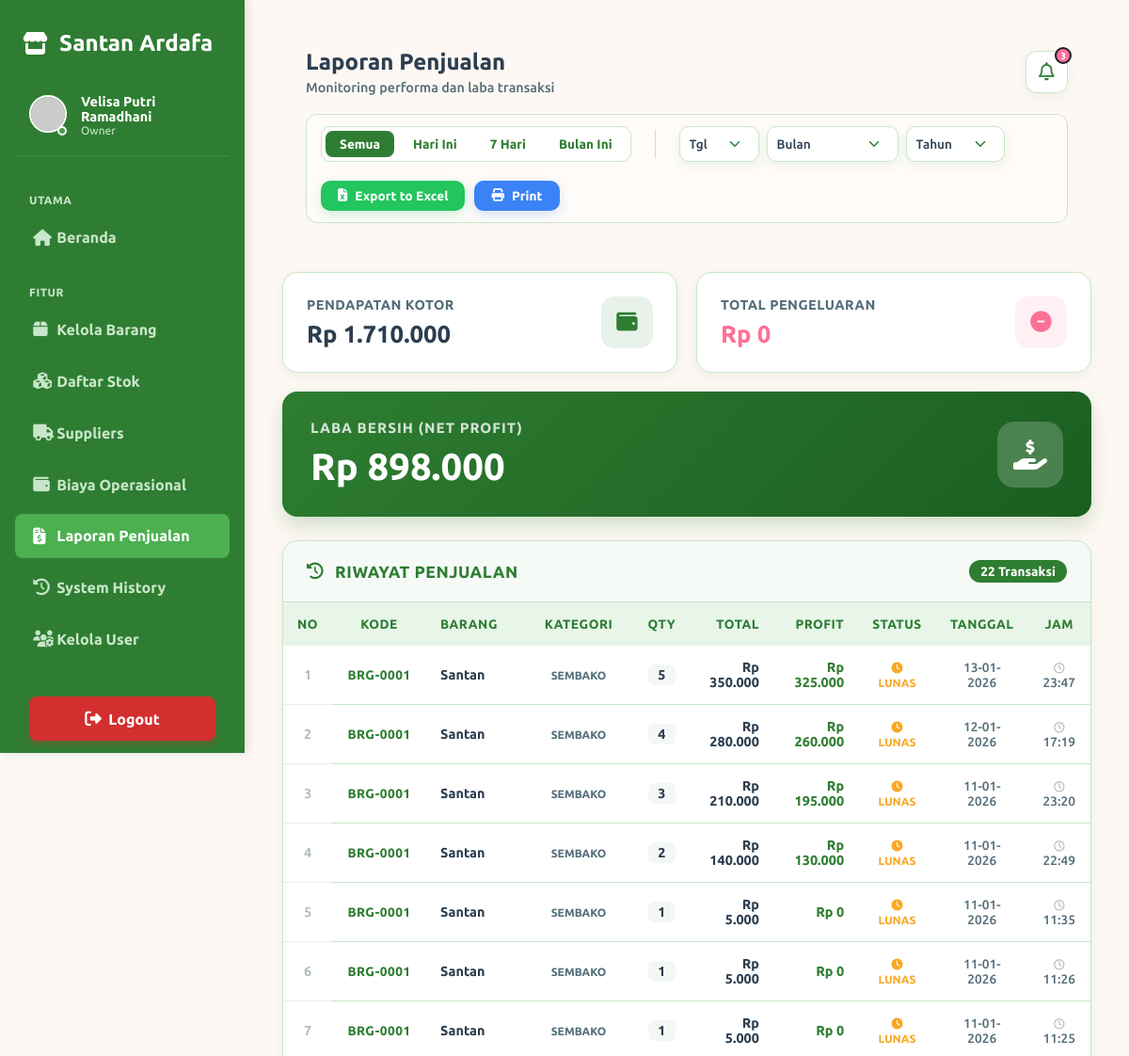
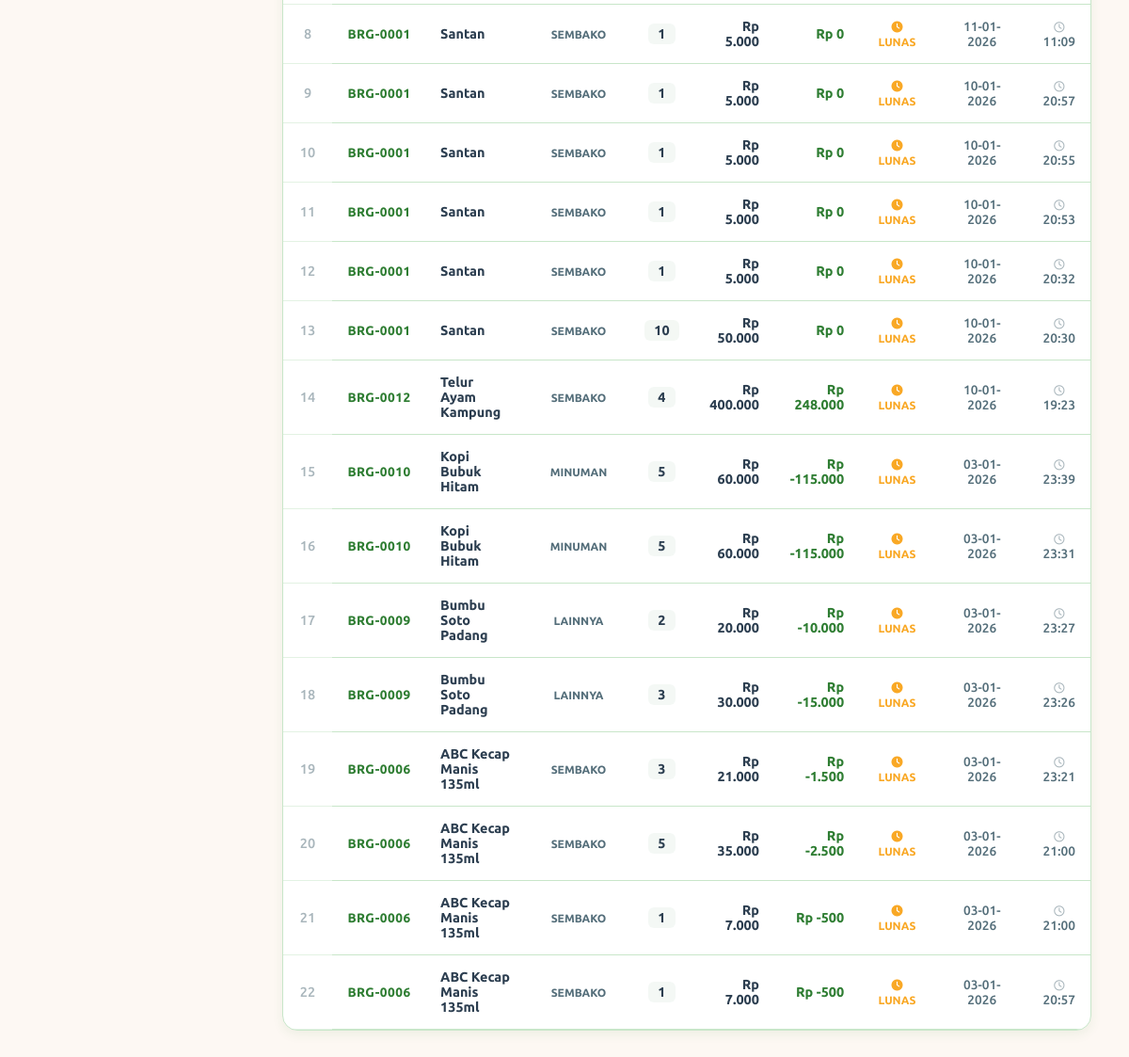
/modules/dashboard/laporan.php (signed in), run on the app's committed database (2 pictures, top to bottom).
### tables this page shows
CREATE TABLE `transaksi` (
  `id` int(11) NOT NULL,
  `id_barang` int(11) NOT NULL,
  `nama_barang` varchar(100) DEFAULT NULL,
  `qty` int(11) NOT NULL,
  `total` int(11) NOT NULL,
  `status` enum('lunas','belum_bayar') DEFAULT 'belum_bayar',
  `tanggal` datetime DEFAULT NULL,
  `total_harga` decimal(15,2) DEFAULT 0.00,
  `is_read` tinyint(1) DEFAULT 0
);

CREATE TABLE `barang` (
  `id` int(11) NOT NULL,
  `kode_barang` varchar(50) NOT NULL,
  `nama_barang` varchar(150) NOT NULL,
  `kategori` varchar(100) NOT NULL,
  `supplier_id` int(11) DEFAULT NULL,
  `posisi` varchar(150) DEFAULT NULL,
  `satuan` varchar(20) NOT NULL,
  `stok` int(11) NOT NULL DEFAULT 0,
  `stok_min` int(11) NOT NULL DEFAULT 0,
  `harga_beli` int(11) NOT NULL DEFAULT 0,
  `harga_jual` int(11) NOT NULL DEFAULT 0,
  `tgl_masuk` date NOT NULL,
  `tgl_kadaluarsa` date DEFAULT NULL,
  `created_at` timestamp NOT NULL DEFAULT current_timestamp(),
  `gambar` varchar(255) DEFAULT NULL
);

### modules/dashboard/laporan.php (the view, shortened to what the rows shown need)
<?php
require_once 'owner_model.php';
$where = "";
$sql = "
    SELECT
        b.kode_barang,
        b.nama_barang,
        b.kategori,
        b.harga_beli,
        t.qty,
        t.total_harga,
        t.status,
        t.tanggal
    FROM transaksi t
    JOIN barang b ON t.id_barang = b.id
    $where
    ORDER BY t.tanggal DESC
";
$result = mysqli_query($koneksi, $sql);
$data = [];
while ($row = mysqli_fetch_assoc($result)) {
    $profit = (int) $row['total_harga'] - ((int) $row['harga_beli'] * (int) $row['qty']);
    $row['keuntungan'] = $profit;
    $data[] = $row;
}
?>
<!DOCTYPE html>
<html lang="id">
<head>
    <link rel="stylesheet" href="../../assets/css/style.css?v=1.10">
    <link rel="stylesheet" href="https://cdnjs.cloudflare.com/ajax/libs/font-awesome/6.5.1/css/all.min.css">
</head>
<body>
    <div class="wrapper">
        <div class="main-content">
            <div class="table-container animate-up"
                style="border: 1.5px solid var(--border-color); border-radius: 16px; overflow: hidden; box-shadow: var(--shadow-soft);">
                <div class="table-responsive">
                    <table class="table">
                        <thead>
                            <tr>
                                <th style="width: 50px; text-align: center;">NO</th>
                                <th style="width: 100px; text-align: center;">KODE</th>
                                <th style="text-align: left;">BARANG</th>
                                <th style="text-align: center;">KATEGORI</th>
                                <th style="text-align: center;">QTY</th>
                                <th style="text-align: right;">TOTAL</th>
                                <th style="text-align: right;">PROFIT</th>
                                <th style="text-align: center;">STATUS</th>
                                <th style="text-align: center;">TANGGAL</th>
                                <th style="text-align: center;">JAM</th>
                            </tr>
                        </thead>
                        <tbody>
                            <?php if (count($data) > 0): ?>
                                <?php $no = 1;
                                foreach ($data as $row): ?>
                                    <tr>
                                        <td align="center" style="font-weight: 500; opacity: 0.5;"><?= $no++ ?></td>
                                        <td align="center"
                                            style="color:var(--primary); font-weight:700; font-size:0.85rem; letter-spacing:0.5px;">
                                            <?= $row['kode_barang'] ?>
                                        </td>
                                        <td style="font-weight:700; color:var(--text-main);"><?= ucwords($row['nama_barang']) ?>
                                        </td>
                                        <td align="center">
                                            <span
                                                style="font-size:0.75rem; color:var(--text-muted); background:rgba(255,255,255,0.08); padding:4px 10px; border-radius:6px; font-weight:700; text-transform:uppercase;">
                                                <?= $row['kategori'] ?>
                                            </span>
                                        </td>
                                        <td align="center">
                                            <span
                                                style="font-weight:800; color:var(--text-main); background:rgba(46,125,50,0.05); padding:3px 10px; border-radius:6px;"><?= $row['qty'] ?></span>
                                        </td>
                                        <td align="right" style="font-weight:700; color:var(--text-main);">Rp
                                            <?= number_format($row['total_harga'], 0, ',', '.') ?>
                                        </td>
                                        <td align="right" style="color:var(--primary); font-weight:800;">Rp
                                            <?= number_format($row['keuntungan'], 0, ',', '.') ?>
                                        </td>
                                        <td align="center">
                                            <span
                                                style="font-size:0.75rem; font-weight:700; text-transform:uppercase; color:<?= $row['status'] == 'Lunas' ? '#2e7d32' : '#f9a825' ?>;">
                                                <i
                                                    class="fas <?= $row['status'] == 'Lunas' ? 'fa-check-circle' : 'fa-clock' ?>"></i>
                                                <?= $row['status'] ?>
                                            </span>
                                        </td>
                                        <td align="center" style="font-size:0.85rem; color:var(--text-muted); font-weight:500;">
                                            <?= date('d-m-Y', strtotime($row['tanggal'])) ?>
                                        </td>
                                        <td align="center" style="font-size:0.85rem; color:var(--text-muted); font-weight:500;">
                                            <i class="far fa-clock" style="font-size:0.7rem; opacity:0.5;"></i>
                                            <?= date('H:i', strtotime($row['tanggal'])) ?>
                                        </td>
                                    </tr>
                                <?php endforeach ?>
                            <?php endif ?>
                        </tbody>
                    </table>
                </div>
            </div>
        </div>
    </div>
</body>
</html>

### data on the page
transaksi: id_barang.kode_barang "BRG-0001", id_barang.nama_barang "Santan", id_barang.kategori "SEMBAKO", qty "5", total_harga "350.000", keuntungan "325.000", status "LUNAS", tanggal "13-01-2026", tanggal "23:47"
transaksi: id_barang.kode_barang "BRG-0001", id_barang.nama_barang "Santan", id_barang.kategori "SEMBAKO", qty "4", total_harga "280.000", keuntungan "260.000", status "LUNAS", tanggal "12-01-2026", tanggal "17:19"
transaksi: id_barang.kode_barang "BRG-0001", id_barang.nama_barang "Santan", id_barang.kategori "SEMBAKO", qty "3", total_harga "210.000", keuntungan "195.000", status "LUNAS", tanggal "11-01-2026", tanggal "23:20"
transaksi: id_barang.kode_barang "BRG-0001", id_barang.nama_barang "Santan", id_barang.kategori "SEMBAKO", qty "2", total_harga "140.000", keuntungan "130.000", status "LUNAS", tanggal "11-01-2026", tanggal "22:49"
transaksi: id_barang.kode_barang "BRG-0001", id_barang.nama_barang "Santan", id_barang.kategori "SEMBAKO", qty "1", total_harga "5.000", keuntungan "0", status "LUNAS", tanggal "11-01-2026", tanggal "11:35"
transaksi: id_barang.kode_barang "BRG-0001", id_barang.nama_barang "Santan", id_barang.kategori "SEMBAKO", qty "1", total_harga "5.000", keuntungan "0", status "LUNAS", tanggal "11-01-2026", tanggal "11:26"
transaksi: id_barang.kode_barang "BRG-0001", id_barang.nama_barang "Santan", id_barang.kategori "SEMBAKO", qty "1", total_harga "5.000", keuntungan "0", status "LUNAS", tanggal "11-01-2026", tanggal "11:25"
transaksi: id_barang.kode_barang "BRG-0001", id_barang.nama_barang "Santan", id_barang.kategori "SEMBAKO", qty "1", total_harga "5.000", keuntungan "0", status "LUNAS", tanggal "11-01-2026", tanggal "11:09"
transaksi: id_barang.kode_barang "BRG-0001", id_barang.nama_barang "Santan", id_barang.kategori "SEMBAKO", qty "1", total_harga "5.000", keuntungan "0", status "LUNAS", tanggal "10-01-2026", tanggal "20:57"
transaksi: id_barang.kode_barang "BRG-0001", id_barang.nama_barang "Santan", id_barang.kategori "SEMBAKO", qty "1", total_harga "5.000", keuntungan "0", status "LUNAS", tanggal "10-01-2026", tanggal "20:55"
transaksi: id_barang.kode_barang "BRG-0001", id_barang.nama_barang "Santan", id_barang.kategori "SEMBAKO", qty "1", total_harga "5.000", keuntungan "0", status "LUNAS", tanggal "10-01-2026", tanggal "20:53"
transaksi: id_barang.kode_barang "BRG-0001", id_barang.nama_barang "Santan", id_barang.kategori "SEMBAKO", qty "1", total_harga "5.000", keuntungan "0", status "LUNAS", tanggal "10-01-2026", tanggal "20:32"
transaksi: id_barang.kode_barang "BRG-0001", id_barang.nama_barang "Santan", id_barang.kategori "SEMBAKO", qty "10", total_harga "50.000", keuntungan "0", status "LUNAS", tanggal "10-01-2026", tanggal "20:30"
transaksi: id_barang.kode_barang "BRG-0012", id_barang.nama_barang "Telur Ayam Kampung", id_barang.kategori "SEMBAKO", qty "4", total_harga "400.000", keuntungan "248.000", status "LUNAS", tanggal "10-01-2026", tanggal "19:23"
transaksi: id_barang.kode_barang "BRG-0010", id_barang.nama_barang "Kopi Bubuk Hitam", id_barang.kategori "MINUMAN", qty "5", total_harga "60.000", keuntungan "-115.000", status "LUNAS", tanggal "03-01-2026", tanggal "23:39"
transaksi: id_barang.kode_barang "BRG-0010", id_barang.nama_barang "Kopi Bubuk Hitam", id_barang.kategori "MINUMAN", qty "5", total_harga "60.000", keuntungan "-115.000", status "LUNAS", tanggal "03-01-2026", tanggal "23:31"
transaksi: id_barang.kode_barang "BRG-0009", id_barang.nama_barang "Bumbu Soto Padang", id_barang.kategori "LAINNYA", qty "2", total_harga "20.000", keuntungan "-10.000", status "LUNAS", tanggal "03-01-2026", tanggal "23:27"
transaksi: id_barang.kode_barang "BRG-0009", id_barang.nama_barang "Bumbu Soto Padang", id_barang.kategori "LAINNYA", qty "3", total_harga "30.000", keuntungan "-15.000", status "LUNAS", tanggal "03-01-2026", tanggal "23:26"
transaksi: id_barang.kode_barang "BRG-0006", id_barang.nama_barang "ABC Kecap Manis 135ml", id_barang.kategori "SEMBAKO", qty "3", total_harga "21.000", keuntungan "-1.500", status "LUNAS", tanggal "03-01-2026", tanggal "23:21"
transaksi: id_barang.kode_barang "BRG-0006", id_barang.nama_barang "ABC Kecap Manis 135ml", id_barang.kategori "SEMBAKO", qty "5", total_harga "35.000", keuntungan "-2.500", status "LUNAS", tanggal "03-01-2026", tanggal "21:00"
transaksi: id_barang.kode_barang "BRG-0006", id_barang.nama_barang "ABC Kecap Manis 135ml", id_barang.kategori "SEMBAKO", qty "1", total_harga "7.000", keuntungan "-500", status "LUNAS", tanggal "03-01-2026", tanggal "21:00"
transaksi: id_barang.kode_barang "BRG-0006", id_barang.nama_barang "ABC Kecap Manis 135ml", id_barang.kategori "SEMBAKO", qty "1", total_harga "7.000", keuntungan "-500", status "LUNAS", tanggal "03-01-2026", tanggal "20:57"

### other printed values
$_SESSION['nama'] "Velisa Putri Ramadhani"
$_SESSION['role'] "Owner"
$unread_count "3"
$total_pendapatan "1.710.000"
$total_pengeluaran "0"
$laba_bersih "898.000"
count($data) "22"
